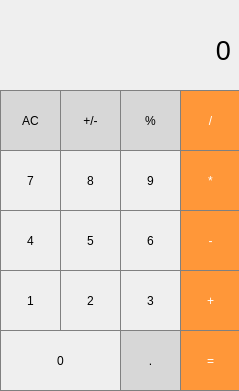
<?xml version="1.0" encoding="UTF-8"?>
<ui version="4.0">
 <class>MainWindow</class>
 <widget class="QMainWindow" name="MainWindow">
  <property name="geometry">
   <rect>
    <x>0</x>
    <y>0</y>
    <width>239</width>
    <height>391</height>
   </rect>
  </property>
  <property name="windowTitle">
   <string>MainWindow</string>
  </property>
  <widget class="QWidget" name="centralwidget">
   <widget class="QLabel" name="Label_Result">
    <property name="geometry">
     <rect>
      <x>10</x>
      <y>20</y>
      <width>221</width>
      <height>61</height>
     </rect>
    </property>
    <property name="font">
     <font>
      <pointsize>20</pointsize>
     </font>
    </property>
    <property name="styleSheet">
     <string notr="true">QLabel {
  qproperty-alignment: 'AlignVCenter | AlignRight';
  border: 1px solid gray;
}

background-color : white;</string>
    </property>
    <property name="text">
     <string>0</string>
    </property>
    <property name="alignment">
     <set>Qt::AlignRight|Qt::AlignTrailing|Qt::AlignVCenter</set>
    </property>
   </widget>
   <widget class="QPushButton" name="Button_Clear">
    <property name="geometry">
     <rect>
      <x>0</x>
      <y>90</y>
      <width>61</width>
      <height>61</height>
     </rect>
    </property>
    <property name="styleSheet">
     <string notr="true">QPushButton 
{
  background-color: rgb(215, 215, 215);
  border: 1px solid gray;
}

QPushButton:pressed
 {
    background-color: qlineargradient(x1: 0, y1: 0, x2: 0, y2: 1,
                                      stop: 0 #BEBEBE, stop: 1 #D7D7D7);
}</string>
    </property>
    <property name="text">
     <string>AC</string>
    </property>
   </widget>
   <widget class="QPushButton" name="Button_Plus_Minus">
    <property name="geometry">
     <rect>
      <x>60</x>
      <y>90</y>
      <width>61</width>
      <height>61</height>
     </rect>
    </property>
    <property name="styleSheet">
     <string notr="true">QPushButton 
{
  background-color: rgb(215, 215, 215);
  border: 1px solid gray;
}

QPushButton:pressed
 {
    background-color: qlineargradient(x1: 0, y1: 0, x2: 0, y2: 1,
                                      stop: 0 #BEBEBE, stop: 1 #D7D7D7);
}</string>
    </property>
    <property name="text">
     <string>+/-</string>
    </property>
   </widget>
   <widget class="QPushButton" name="Button_Percent">
    <property name="geometry">
     <rect>
      <x>120</x>
      <y>90</y>
      <width>61</width>
      <height>61</height>
     </rect>
    </property>
    <property name="styleSheet">
     <string notr="true">QPushButton 
{
  background-color: rgb(215, 215, 215);
  border: 1px solid gray;
}

QPushButton:pressed
 {
    background-color: qlineargradient(x1: 0, y1: 0, x2: 0, y2: 1,
                                      stop: 0 #BEBEBE, stop: 1 #D7D7D7);
}</string>
    </property>
    <property name="text">
     <string>%</string>
    </property>
   </widget>
   <widget class="QPushButton" name="Button_7">
    <property name="geometry">
     <rect>
      <x>0</x>
      <y>150</y>
      <width>61</width>
      <height>61</height>
     </rect>
    </property>
    <property name="styleSheet">
     <string notr="true">QPushButton 
{
   border: 1px solid gray;
}

QPushButton:pressed
 {
    background-color: qlineargradient(x1: 0, y1: 0, x2: 0, y2: 1,
                                      stop: 0 #dadbde, stop: 1 #f6f7fa);
}</string>
    </property>
    <property name="text">
     <string>7</string>
    </property>
   </widget>
   <widget class="QPushButton" name="Button_8">
    <property name="geometry">
     <rect>
      <x>60</x>
      <y>150</y>
      <width>61</width>
      <height>61</height>
     </rect>
    </property>
    <property name="styleSheet">
     <string notr="true">QPushButton 
{
   border: 1px solid gray;
}

QPushButton:pressed
 {
    background-color: qlineargradient(x1: 0, y1: 0, x2: 0, y2: 1,
                                      stop: 0 #dadbde, stop: 1 #f6f7fa);
}</string>
    </property>
    <property name="text">
     <string>8</string>
    </property>
   </widget>
   <widget class="QPushButton" name="Button_9">
    <property name="geometry">
     <rect>
      <x>120</x>
      <y>150</y>
      <width>61</width>
      <height>61</height>
     </rect>
    </property>
    <property name="styleSheet">
     <string notr="true">QPushButton 
{
   border: 1px solid gray;
}

QPushButton:pressed
 {
    background-color: qlineargradient(x1: 0, y1: 0, x2: 0, y2: 1,
                                      stop: 0 #dadbde, stop: 1 #f6f7fa);
}</string>
    </property>
    <property name="text">
     <string>9</string>
    </property>
   </widget>
   <widget class="QPushButton" name="Button_4">
    <property name="geometry">
     <rect>
      <x>0</x>
      <y>210</y>
      <width>61</width>
      <height>61</height>
     </rect>
    </property>
    <property name="styleSheet">
     <string notr="true">QPushButton 
{
   border: 1px solid gray;
}

QPushButton:pressed
 {
    background-color: qlineargradient(x1: 0, y1: 0, x2: 0, y2: 1,
                                      stop: 0 #dadbde, stop: 1 #f6f7fa);
}</string>
    </property>
    <property name="text">
     <string>4</string>
    </property>
   </widget>
   <widget class="QPushButton" name="Button_5">
    <property name="geometry">
     <rect>
      <x>60</x>
      <y>210</y>
      <width>61</width>
      <height>61</height>
     </rect>
    </property>
    <property name="styleSheet">
     <string notr="true">QPushButton 
{
   border: 1px solid gray;
}

QPushButton:pressed
 {
    background-color: qlineargradient(x1: 0, y1: 0, x2: 0, y2: 1,
                                      stop: 0 #dadbde, stop: 1 #f6f7fa);
}</string>
    </property>
    <property name="text">
     <string>5</string>
    </property>
   </widget>
   <widget class="QPushButton" name="Button_6">
    <property name="geometry">
     <rect>
      <x>120</x>
      <y>210</y>
      <width>61</width>
      <height>61</height>
     </rect>
    </property>
    <property name="styleSheet">
     <string notr="true">QPushButton 
{
   border: 1px solid gray;
}

QPushButton:pressed
 {
    background-color: qlineargradient(x1: 0, y1: 0, x2: 0, y2: 1,
                                      stop: 0 #dadbde, stop: 1 #f6f7fa);
}</string>
    </property>
    <property name="text">
     <string>6</string>
    </property>
   </widget>
   <widget class="QPushButton" name="Button_Divide">
    <property name="geometry">
     <rect>
      <x>180</x>
      <y>90</y>
      <width>61</width>
      <height>61</height>
     </rect>
    </property>
    <property name="styleSheet">
     <string notr="true">QPushButton
 {
  background-color: rgb(255, 151, 57);
  color: white; 
  border: 1px solid gray;
}

QPushButton:pressed
{
    background-color: qlineargradient(x1: 0, y1: 0, x2: 0, y2: 1,
                                      stop: 0 #FF7832, stop: 1 #FF9739);
}</string>
    </property>
    <property name="text">
     <string>/</string>
    </property>
   </widget>
   <widget class="QPushButton" name="Button_Multiply">
    <property name="geometry">
     <rect>
      <x>180</x>
      <y>150</y>
      <width>61</width>
      <height>61</height>
     </rect>
    </property>
    <property name="styleSheet">
     <string notr="true">QPushButton
 {
  background-color: rgb(255, 151, 57);
  color: white; 
  border: 1px solid gray;
}

QPushButton:pressed
{
    background-color: qlineargradient(x1: 0, y1: 0, x2: 0, y2: 1,
                                      stop: 0 #FF7832, stop: 1 #FF9739);
}</string>
    </property>
    <property name="text">
     <string>*</string>
    </property>
   </widget>
   <widget class="QPushButton" name="Button_Minus">
    <property name="geometry">
     <rect>
      <x>180</x>
      <y>210</y>
      <width>61</width>
      <height>61</height>
     </rect>
    </property>
    <property name="styleSheet">
     <string notr="true">QPushButton
 {
  background-color: rgb(255, 151, 57);
  color: white; 
  border: 1px solid gray;
}

QPushButton:pressed
{
    background-color: qlineargradient(x1: 0, y1: 0, x2: 0, y2: 1,
                                      stop: 0 #FF7832, stop: 1 #FF9739);
}</string>
    </property>
    <property name="text">
     <string>-</string>
    </property>
   </widget>
   <widget class="QPushButton" name="Button_1">
    <property name="geometry">
     <rect>
      <x>0</x>
      <y>270</y>
      <width>61</width>
      <height>61</height>
     </rect>
    </property>
    <property name="styleSheet">
     <string notr="true">QPushButton 
{
   border: 1px solid gray;
}

QPushButton:pressed
 {
    background-color: qlineargradient(x1: 0, y1: 0, x2: 0, y2: 1,
                                      stop: 0 #dadbde, stop: 1 #f6f7fa);
}</string>
    </property>
    <property name="text">
     <string>1</string>
    </property>
   </widget>
   <widget class="QPushButton" name="Button_2">
    <property name="geometry">
     <rect>
      <x>60</x>
      <y>270</y>
      <width>61</width>
      <height>61</height>
     </rect>
    </property>
    <property name="styleSheet">
     <string notr="true">QPushButton 
{
   border: 1px solid gray;
}

QPushButton:pressed
 {
    background-color: qlineargradient(x1: 0, y1: 0, x2: 0, y2: 1,
                                      stop: 0 #dadbde, stop: 1 #f6f7fa);
}</string>
    </property>
    <property name="text">
     <string>2</string>
    </property>
   </widget>
   <widget class="QPushButton" name="Button_3">
    <property name="geometry">
     <rect>
      <x>120</x>
      <y>270</y>
      <width>61</width>
      <height>61</height>
     </rect>
    </property>
    <property name="styleSheet">
     <string notr="true">QPushButton 
{
   border: 1px solid gray;
}

QPushButton:pressed
 {
    background-color: qlineargradient(x1: 0, y1: 0, x2: 0, y2: 1,
                                      stop: 0 #dadbde, stop: 1 #f6f7fa);
}</string>
    </property>
    <property name="text">
     <string>3</string>
    </property>
   </widget>
   <widget class="QPushButton" name="Button_Plus">
    <property name="geometry">
     <rect>
      <x>180</x>
      <y>270</y>
      <width>61</width>
      <height>61</height>
     </rect>
    </property>
    <property name="styleSheet">
     <string notr="true">QPushButton
 {
  background-color: rgb(255, 151, 57);
  color: white; 
  border: 1px solid gray;
}

QPushButton:pressed
{
    background-color: qlineargradient(x1: 0, y1: 0, x2: 0, y2: 1,
                                      stop: 0 #FF7832, stop: 1 #FF9739);
}</string>
    </property>
    <property name="text">
     <string>+</string>
    </property>
   </widget>
   <widget class="QPushButton" name="Button_0">
    <property name="geometry">
     <rect>
      <x>0</x>
      <y>330</y>
      <width>121</width>
      <height>61</height>
     </rect>
    </property>
    <property name="styleSheet">
     <string notr="true">QPushButton 
{
   border: 1px solid gray;
}

QPushButton:pressed
 {
    background-color: qlineargradient(x1: 0, y1: 0, x2: 0, y2: 1,
                                      stop: 0 #dadbde, stop: 1 #f6f7fa);
}</string>
    </property>
    <property name="text">
     <string>0</string>
    </property>
   </widget>
   <widget class="QPushButton" name="Button_Dot">
    <property name="geometry">
     <rect>
      <x>120</x>
      <y>330</y>
      <width>61</width>
      <height>61</height>
     </rect>
    </property>
    <property name="styleSheet">
     <string notr="true">QPushButton 
{
  background-color: rgb(215, 215, 215);
  border: 1px solid gray;
}

QPushButton:pressed
 {
    background-color: qlineargradient(x1: 0, y1: 0, x2: 0, y2: 1,
                                      stop: 0 #BEBEBE, stop: 1 #D7D7D7);
}</string>
    </property>
    <property name="text">
     <string>.</string>
    </property>
   </widget>
   <widget class="QPushButton" name="Button_Equel">
    <property name="geometry">
     <rect>
      <x>180</x>
      <y>330</y>
      <width>61</width>
      <height>61</height>
     </rect>
    </property>
    <property name="styleSheet">
     <string notr="true">QPushButton
 {
  background-color: rgb(255, 151, 57);
  color: white; 
  border: 1px solid gray;
}

QPushButton:pressed
{
    background-color: qlineargradient(x1: 0, y1: 0, x2: 0, y2: 1,
                                      stop: 0 #FF7832, stop: 1 #FF9739);
}</string>
    </property>
    <property name="text">
     <string>=</string>
    </property>
   </widget>
  </widget>
 </widget>
 <resources/>
 <connections/>
</ui>
